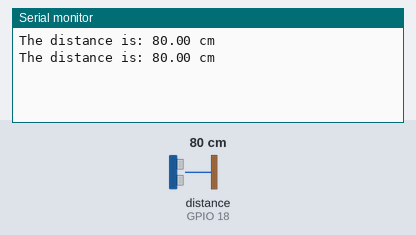
Bench run of a sketch on a simulated ESP32. Shown: the last lines printed to the serial monitor. The inputs (shaded band) are chosen by the test bench; at power-on: distance to the obstacle (sensor on GPIO 18) 80 cm. The echo pulse lasts 58.3 µs per cm.

Above: at 1.8 s.
1.9 s: distance to the obstacle (sensor on GPIO 18) set to 2 cm
At 2.8 s:
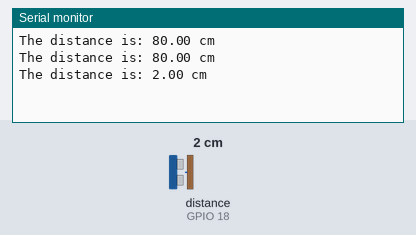
3.4 s: distance to the obstacle (sensor on GPIO 18) set to 4 cm
At 4.6 s:
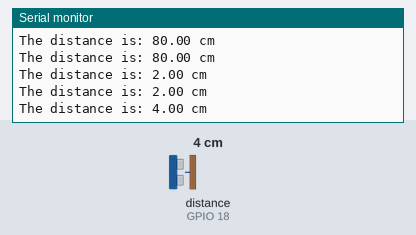
Timing chart, 0 to 6.4 s (numbered marks = the images above; inputs shaded):
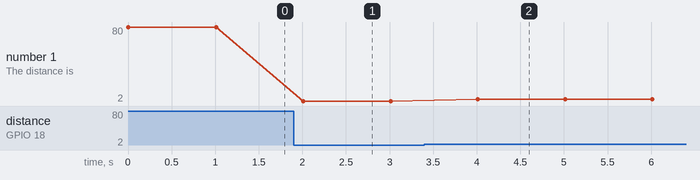

Measured:
- after the input at 1.9 s, the serial monitor: prints a new line after 0.11 s (image 1)
- after the input at 3.4 s, the serial monitor: prints a new line after 0.61 s (image 2)
- plotted number 1: 80 → 2 after the input at 1.9 s, 2 → 4 after the input at 3.4 s

The sketch:

HC_SR04_ESP32.ino
```cpp
/*********
 By Alexandros Panagiotakopoulos
 this example is based on the book " ARDUINO ΑΛΓΟΡΙΘΜΙΚΗ , ΠΡΟΓΡΑΜΜΑΤΙΣΜΟΣ ΚΑΙ ΕΦΑΡΜΟΓΕΣ " by ΑΡΙΣΤΕΙΔΗΣ Σ. ΜΠΟΥΡΑΣ & ΓΙΑΝΝΗΣ Θ. ΚΑΠΠΟΣ - page 782
*********/

#include <HCSR04.h> //include the library from Martin Sosic

const int TRIGGER = 5; //initialize the trigger sensor in pin D13
const int ECHO = 18; //intialize the echo sensor in pin D12

UltraSonicDistanceSensor ultrasound(TRIGGER, ECHO); //intialize the trigger and echo sensors

void setup(){
  Serial.begin(115200); //begin the baud rate 115200
}

void loop(){
  float distance = ultrasound.measureDistanceCm(); //return the distance from the class measureDistanceCm
  Serial.println("The distance is: "+String(distance)+" cm"); //print the distance into the serial port
  delay(1000); //delay 1 second
}
```
